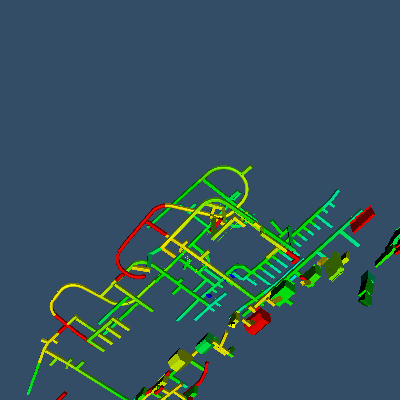

Write the Python code that produced this figure.
#!/usr/bin/env python

# Demonstrate vtkDateToNumeric by reading polydata with date fields,
# converting dates to numeric values, and rendering colored by the
# converted numeric date array.

import os

# Factory overrides
import vtkmodules.vtkInteractionStyle  # noqa: F401
import vtkmodules.vtkRenderingOpenGL2  # noqa: F401

from vtkmodules.vtkFiltersGeneral import vtkDateToNumeric
from vtkmodules.vtkIOXML import vtkXMLPolyDataReader
from vtkmodules.vtkRenderingCore import (
    vtkActor,
    vtkPolyDataMapper,
    vtkRenderWindow,
    vtkRenderWindowInteractor,
    vtkRenderer,
)

# Data directory
data_dir = os.environ.get("VPE_DATA_DIR", os.path.dirname(os.path.abspath(__file__)))

# Read polydata with date fields
reader = vtkXMLPolyDataReader()
reader.SetFileName(os.path.join(data_dir, "mine_with_dates.vtp"))

# Convert dates to numeric
date_to_numeric = vtkDateToNumeric()
date_to_numeric.SetInputConnection(reader.GetOutputPort())

# Map and render
mapper = vtkPolyDataMapper()
mapper.SetInputConnection(date_to_numeric.GetOutputPort())
mapper.ScalarVisibilityOn()
mapper.SetScalarModeToUseCellFieldData()
mapper.SetColorModeToMapScalars()
mapper.SelectColorArray("START_numeric")
mapper.SetScalarRange(1.5444e9, 1.5921e9)

actor = vtkActor()
actor.SetMapper(mapper)

# Renderer
renderer = vtkRenderer()
renderer.SetBackground(0.2, 0.3, 0.4)
renderer.AddActor(actor)

# Window
render_window = vtkRenderWindow()
render_window.AddRenderer(renderer)
render_window.SetMultiSamples(0)
render_window.SetSize(400, 400)
render_window.SetWindowName("date to numeric")

# Interactor
interactor = vtkRenderWindowInteractor()
interactor.SetRenderWindow(render_window)

# Scene
renderer.ResetCamera()
renderer.GetActiveCamera().Elevation(30)
renderer.GetActiveCamera().Dolly(6.0)
renderer.ResetCameraClippingRange()

interactor.Initialize()
interactor.Start()
